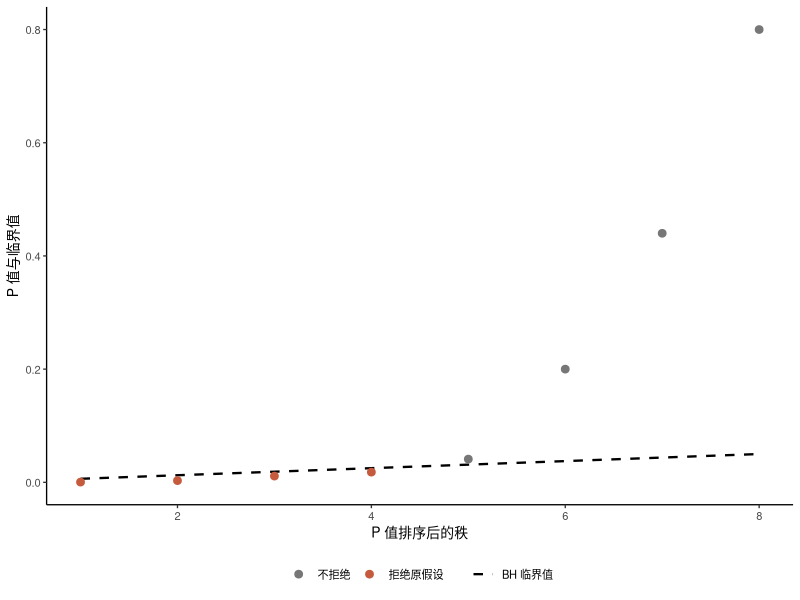
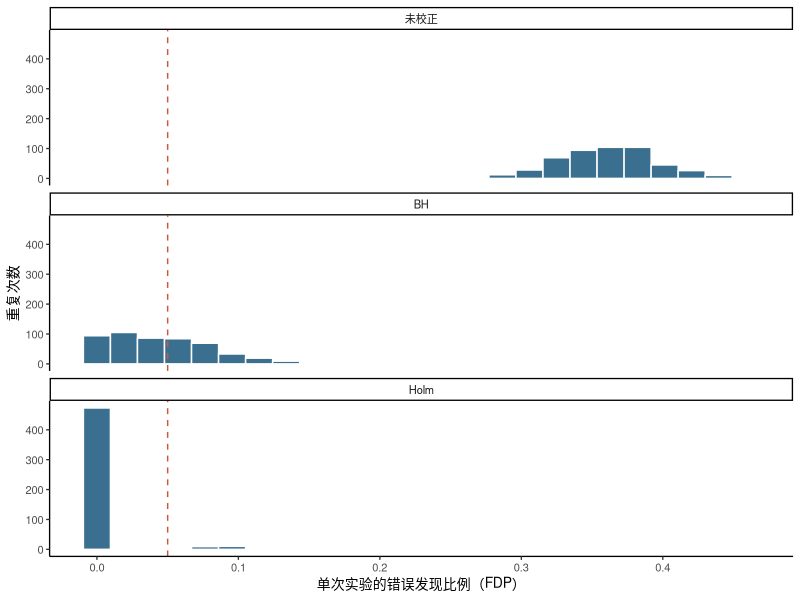

Here is the R script that generated these plots, in order:
## ---- chunk 1
knitr::opts_chunk$set(
  echo = TRUE,
  warning = TRUE,
  message = FALSE,
  fig.width = 7.2,
  fig.height = 4.8,
  fig.retina = 2,
  out.width = "100%",
  fig.align = "center",
  fig.path = "figure/1135-fdr-"
)
## ---- chunk 2
library(ggplot2)
## ---- chunk 3
p_value <- c(0.0004, 0.003, 0.011, 0.018, 0.041, 0.20, 0.44, 0.80)
q <- 0.05

bh_check <- data.frame(
  rank = seq_along(p_value),
  p_value = sort(p_value)
)

bh_check$critical_value <- bh_check$rank / nrow(bh_check) * q
bh_check$passes <- bh_check$p_value <= bh_check$critical_value
bh_check
## ---- chunk 4
last_rejection <- if (any(bh_check$passes)) {
  max(bh_check$rank[bh_check$passes])
} else {
  0
}

bh_plot_data <- transform(
  bh_check,
  decision = ifelse(rank <= last_rejection, "拒绝原假设", "不拒绝")
)

ggplot(bh_plot_data, aes(x = rank)) +
  geom_line(aes(y = critical_value, linetype = "BH 临界值"), linewidth = 0.8) +
  geom_point(aes(y = p_value, colour = decision), size = 2.3) +
  scale_colour_manual(values = c("不拒绝" = "#777777", "拒绝原假设" = "#c55a3d")) +
  scale_linetype_manual(values = c("BH 临界值" = 2)) +
  labs(x = "P 值排序后的秩", y = "P 值与临界值", colour = NULL, linetype = NULL) +
  theme_classic(base_size = 10) +
  theme(legend.position = "bottom")
## ---- chunk 5
result <- data.frame(
  hypothesis = paste0("H", seq_along(p_value)),
  p_value = p_value
)

result$p_holm <- p.adjust(result$p_value, method = "holm")
result$p_bh <- p.adjust(result$p_value, method = "BH")
result$p_by <- p.adjust(result$p_value, method = "BY")
result$reject_bh_005 <- result$p_bh <= 0.05

result[order(result$p_value), ]
## ---- chunk 6
model_results <- data.frame(
  marker = paste0("marker_", seq_len(12)),
  estimate = c(0.42, -0.31, 0.18, 0.07, -0.22, 0.51,
               0.09, -0.11, 0.28, 0.03, -0.16, 0.35),
  p_value = c(0.0008, 0.006, 0.013, 0.071, 0.031, 0.0002,
              0.40, 0.22, 0.018, 0.76, 0.12, 0.009)
)

model_results$p_bh <- p.adjust(model_results$p_value, method = "BH")
model_results$selected <- model_results$p_bh <= 0.05

model_results[order(model_results$p_bh), ]
## ---- chunk 7
set.seed(20260731)

m <- 1000
is_signal <- c(rep(FALSE, 900), rep(TRUE, 100))
z_score <- rnorm(m, mean = ifelse(is_signal, 2.8, 0), sd = 1)
p_sim <- 2 * pnorm(-abs(z_score))

selected_raw <- p_sim <= 0.05
selected_bh <- p.adjust(p_sim, method = "BH") <= 0.05
selected_holm <- p.adjust(p_sim, method = "holm") <= 0.05

summarise_selection <- function(selected, method) {
  discoveries <- sum(selected)
  false_discoveries <- sum(selected & !is_signal)

  data.frame(
    method = method,
    discoveries = discoveries,
    true_discoveries = sum(selected & is_signal),
    false_discoveries = false_discoveries,
    fdp = false_discoveries / max(discoveries, 1)
  )
}

rbind(
  summarise_selection(selected_raw, "未校正"),
  summarise_selection(selected_bh, "BH"),
  summarise_selection(selected_holm, "Holm")
)
## ---- chunk 8
set.seed(20260731)

calculate_fdp <- function(selected, truth) {
  sum(selected & !truth) / max(sum(selected), 1)
}

repeated_fdp <- as.data.frame(t(replicate(500, {
  z <- rnorm(m, mean = ifelse(is_signal, 2.8, 0), sd = 1)
  p <- 2 * pnorm(-abs(z))

  c(
    raw = calculate_fdp(p <= 0.05, is_signal),
    BH = calculate_fdp(p.adjust(p, "BH") <= 0.05, is_signal),
    Holm = calculate_fdp(p.adjust(p, "holm") <= 0.05, is_signal)
  )
})))

colMeans(repeated_fdp)

fdp_long <- stack(repeated_fdp)
names(fdp_long) <- c("fdp", "method")
fdp_long$method <- factor(
  fdp_long$method,
  levels = c("raw", "BH", "Holm"),
  labels = c("未校正", "BH", "Holm")
)

ggplot(fdp_long, aes(x = fdp)) +
  geom_histogram(bins = 25, fill = "#3b6f8f", colour = "white") +
  geom_vline(xintercept = 0.05, linetype = 2, colour = "#c55a3d") +
  facet_wrap(~method, ncol = 1) +
  labs(x = "单次实验的错误发现比例（FDP）", y = "重复次数") +
  theme_classic(base_size = 10)
## ---- chunk 9
data.frame(
  p_value = sort(p_value),
  BH = p.adjust(sort(p_value), method = "BH"),
  BY = p.adjust(sort(p_value), method = "BY")
)
